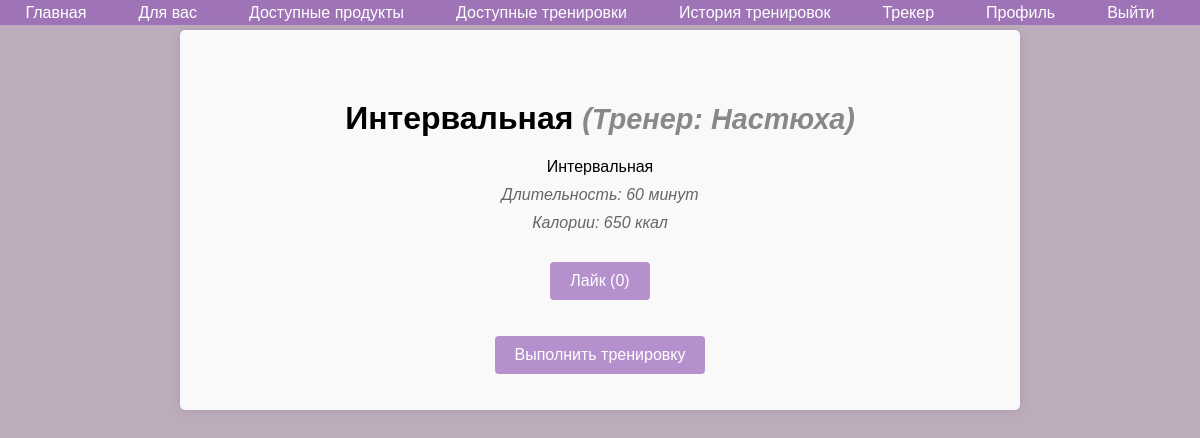
Page /training_details.php?id=5 (signed in) on the committed database.
### tables this page shows
CREATE TABLE `training_programs` (
  `id` int(11) NOT NULL AUTO_INCREMENT,
  `name` varchar(255) DEFAULT NULL,
  `description` text DEFAULT NULL,
  `duration` int(11) DEFAULT NULL,
  `calories_burned` int(11) DEFAULT NULL,
  `training_name` varchar(255) DEFAULT NULL,
  `training_type_id` int(11) DEFAULT NULL,
  `created_by` int(11) DEFAULT NULL,
  `created_at` timestamp NOT NULL DEFAULT current_timestamp(),
  `status` enum('pending','approved','rejected') DEFAULT 'pending',
  PRIMARY KEY (`id`),
  KEY `training_type_id` (`training_type_id`),
  KEY `created_by` (`created_by`),
  CONSTRAINT `training_programs_ibfk_1` FOREIGN KEY (`training_type_id`) REFERENCES `training_types` (`id`) ON DELETE SET NULL,
  CONSTRAINT `training_programs_ibfk_2` FOREIGN KEY (`created_by`) REFERENCES `users` (`id`) ON DELETE CASCADE
);

CREATE TABLE `users` (
  `id` int(11) NOT NULL AUTO_INCREMENT,
  `username` varchar(255) DEFAULT NULL,
  `email` varchar(255) DEFAULT NULL,
  `password_hash` varchar(255) DEFAULT NULL,
  `age` int(11) DEFAULT NULL,
  `weight` float DEFAULT NULL,
  `height` float DEFAULT NULL,
  `gender` enum('male','female') DEFAULT NULL,
  `activity_level` enum('sedentary','light','moderate','active','very_active') DEFAULT NULL,
  `daily_calories` decimal(10,2) DEFAULT NULL,
  `created_at` timestamp NOT NULL DEFAULT current_timestamp(),
  `role_id` int(11) DEFAULT NULL,
  PRIMARY KEY (`id`),
  UNIQUE KEY `email` (`email`),
  KEY `role_id` (`role_id`),
  CONSTRAINT `users_ibfk_1` FOREIGN KEY (`role_id`) REFERENCES `roles` (`id`)
);

### training_details.php (the view, shortened to what this page needs)
<?php
include 'navbar.php';
$training_id = $_GET['id'];
$user_id = $_SESSION['user_id'];
$stmt = $conn->prepare("SELECT role_id FROM users WHERE id = ?");
$stmt->bind_param("i", $user_id);
$stmt->execute();
$user_info = $stmt->get_result()->fetch_assoc();
$user_role = $user_info['role_id'];
$stmt = $conn->prepare("
    SELECT
        t.id,  -- Добавляем id тренировки для использования в кнопке лайка
        t.name,
        t.description,
        t.duration,
        t.calories_burned,
        u.username AS trainer_name,
        t.created_by,
        COUNT(tl.id) AS like_count  -- Получаем количество лайков
    FROM training_programs t
    JOIN users u ON t.created_by = u.id
    LEFT JOIN training_likes tl ON t.id = tl.training_id  -- Подключаем лайки
    WHERE t.id = ?
    GROUP BY t.id  -- Группируем по id тренировки
");
$stmt->bind_param("i", $training_id);
$stmt->execute();
$program = $stmt->get_result()->fetch_assoc();
$is_trainer = $program['created_by'] == $user_id || $user_role == 2;
?>
<!DOCTYPE html>
<html lang="ru">
<head>
</head>
<body>
<div class="container">
    <h1><?php echo htmlspecialchars($program['name']); ?> <span class="trainer-info">(Тренер: <?php echo htmlspecialchars($program['trainer_name']); ?>)</span></h1>
    <p><?php echo htmlspecialchars($program['description']); ?></p>
    <p class="duration">Длительность: <?php echo htmlspecialchars($program['duration']); ?> минут</p>
    <p class="calories">Калории: <?php echo htmlspecialchars($program['calories_burned']); ?> ккал</p>
    <?php if (!$is_trainer):  ?>
        <form method="POST" action="like_training.php">
            <button type="submit" class="btn">
                Лайк (<?php echo isset($program['like_count']) ? htmlspecialchars($program['like_count']) : 0; ?>)
            </button>
        </form>
    <?php endif; ?>
    <form method="POST" action="">
        <?php if ($is_trainer): ?>
            <button type="button" onclick="window.location.href='edit_training.php?id=<?php echo $training_id; ?>'">Редактировать тренировку</button>
        <?php else: ?>
            <button type="submit" name="complete_training">Выполнить тренировку</button>
        <?php endif; ?>
    </form>
</div>
</body>
</html>

### navbar.php (style rules this page uses)
body { margin: 0; padding-top: 50px; }

### training_details.php (style rules this page uses)
body { font-family: Arial, sans-serif; background-color: #bdacbb; margin: 0; padding: 0; display: flex; flex-direction: column; align-items: center; }
h1 { margin-top: 50px; text-align: center; }
.container { width: 80%; max-width: 800px; padding: 20px; background-color: #f9f9f9; border-radius: 5px; box-shadow: 0 0 10px rgba(0, 0, 0, 0.1); margin-top: 30px; text-align: center; }
p { margin: 10px 0; font-size: 16px; }
.duration, .calories { font-style: italic; color: #666; }
button { padding: 10px 20px; background-color: rgba(139, 83, 179, 0.62); color: white; border: none; border-radius: 4px; cursor: pointer; font-size: 16px; margin-top: 20px; }
.trainer-info { font-size: 0.9em; font-style: italic; color: #888; }

### rows in the picture
training_programs: name "Интервальная", created_by.username "Настюха", description "Интервальная", duration "60", calories_burned "650"

### other values in the picture
$program['like_count'] "0"
